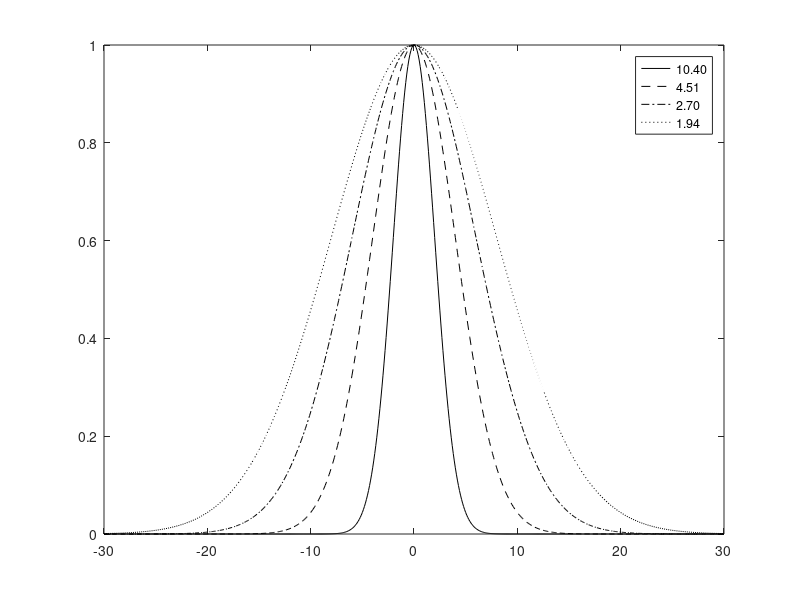

Reproduce this figure in MATLAB.
x=-30:0.1:30;
y1=gaussmf(x,[2 0]);
y2 =gaussmf(x,[4 0]);
y3 =gaussmf(x,[6 0]);
y4 =gaussmf(x,[8 0]);



plot(x,y1,'k-')
hold on
plot(x, y2,'k--');
hold on
plot(x, y3,'k-.');
hold on
plot(x, y4,'k:');
legend('10.40','4.51','2.70','1.94');
k1 = kurtosis(y1,0);
k2 = kurtosis(y2,0);
k3 = kurtosis(y3,0);
k4 = kurtosis(y4,0);